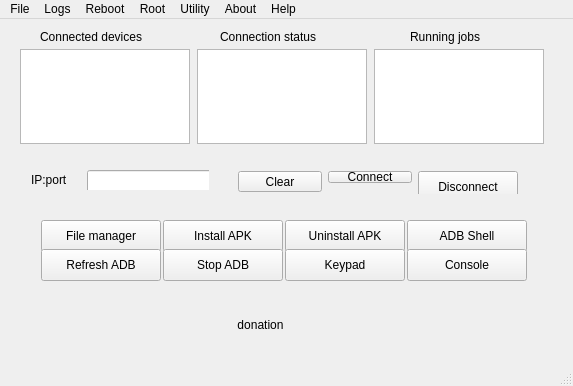
<?xml version="1.0" encoding="UTF-8"?>
<ui version="4.0">
 <class>MainWindow</class>
 <widget class="QMainWindow" name="MainWindow">
  <property name="geometry">
   <rect>
    <x>0</x>
    <y>0</y>
    <width>573</width>
    <height>386</height>
   </rect>
  </property>
  <property name="sizePolicy">
   <sizepolicy hsizetype="Preferred" vsizetype="Preferred">
    <horstretch>0</horstretch>
    <verstretch>0</verstretch>
   </sizepolicy>
  </property>
  <property name="windowTitle">
   <string>wsaLink</string>
  </property>
  <property name="styleSheet">
   <string notr="true"/>
  </property>
  <widget class="QWidget" name="centralWidget">
   <widget class="QLabel" name="server_running">
    <property name="geometry">
     <rect>
      <x>210</x>
      <y>440</y>
      <width>51</width>
      <height>20</height>
     </rect>
    </property>
    <property name="text">
     <string>server</string>
    </property>
   </widget>
   <widget class="QPushButton" name="donate">
    <property name="geometry">
     <rect>
      <x>110</x>
      <y>290</y>
      <width>301</width>
      <height>31</height>
     </rect>
    </property>
    <property name="focusPolicy">
     <enum>Qt::NoFocus</enum>
    </property>
    <property name="text">
     <string>donation</string>
    </property>
    <property name="iconSize">
     <size>
      <width>247</width>
      <height>26</height>
     </size>
    </property>
    <property name="flat">
     <bool>true</bool>
    </property>
   </widget>
   <widget class="QLabel" name="label_6">
    <property name="geometry">
     <rect>
      <x>220</x>
      <y>10</y>
      <width>111</width>
      <height>16</height>
     </rect>
    </property>
    <property name="text">
     <string>Connection status</string>
    </property>
   </widget>
   <widget class="QLabel" name="label_4">
    <property name="geometry">
     <rect>
      <x>40</x>
      <y>10</y>
      <width>117</width>
      <height>16</height>
     </rect>
    </property>
    <property name="text">
     <string>Connected devices</string>
    </property>
   </widget>
   <widget class="QLabel" name="label_7">
    <property name="geometry">
     <rect>
      <x>410</x>
      <y>10</y>
      <width>79</width>
      <height>16</height>
     </rect>
    </property>
    <property name="text">
     <string>Running jobs</string>
    </property>
   </widget>
   <widget class="QListWidget" name="listDevicesStatus">
    <property name="geometry">
     <rect>
      <x>197</x>
      <y>30</y>
      <width>170</width>
      <height>95</height>
     </rect>
    </property>
    <property name="minimumSize">
     <size>
      <width>170</width>
      <height>95</height>
     </size>
    </property>
    <property name="maximumSize">
     <size>
      <width>170</width>
      <height>95</height>
     </size>
    </property>
    <property name="focusPolicy">
     <enum>Qt::NoFocus</enum>
    </property>
    <property name="selectionMode">
     <enum>QAbstractItemView::NoSelection</enum>
    </property>
   </widget>
   <widget class="QListWidget" name="listRunningJobs">
    <property name="geometry">
     <rect>
      <x>374</x>
      <y>30</y>
      <width>170</width>
      <height>95</height>
     </rect>
    </property>
    <property name="minimumSize">
     <size>
      <width>170</width>
      <height>95</height>
     </size>
    </property>
    <property name="maximumSize">
     <size>
      <width>170</width>
      <height>95</height>
     </size>
    </property>
    <property name="focusPolicy">
     <enum>Qt::NoFocus</enum>
    </property>
    <property name="selectionMode">
     <enum>QAbstractItemView::NoSelection</enum>
    </property>
   </widget>
   <widget class="QListWidget" name="listDevices">
    <property name="geometry">
     <rect>
      <x>20</x>
      <y>30</y>
      <width>170</width>
      <height>95</height>
     </rect>
    </property>
    <property name="minimumSize">
     <size>
      <width>170</width>
      <height>95</height>
     </size>
    </property>
    <property name="maximumSize">
     <size>
      <width>170</width>
      <height>95</height>
     </size>
    </property>
    <property name="toolTip">
     <string>&lt;html&gt;&lt;head/&gt;&lt;body&gt;&lt;p&gt;Double-click device ID to start the file manager&lt;/p&gt;&lt;/body&gt;&lt;/html&gt;</string>
    </property>
    <property name="selectionMode">
     <enum>QAbstractItemView::SingleSelection</enum>
    </property>
    <property name="currentRow">
     <number>-1</number>
    </property>
   </widget>
   <widget class="QProgressBar" name="progressBar">
    <property name="enabled">
     <bool>true</bool>
    </property>
    <property name="geometry">
     <rect>
      <x>300</x>
      <y>500</y>
      <width>118</width>
      <height>16</height>
     </rect>
    </property>
    <property name="value">
     <number>25</number>
    </property>
    <property name="textVisible">
     <bool>false</bool>
    </property>
   </widget>
   <widget class="QLabel" name="label_5">
    <property name="geometry">
     <rect>
      <x>490</x>
      <y>640</y>
      <width>141</width>
      <height>16</height>
     </rect>
    </property>
    <property name="text">
     <string>Select device</string>
    </property>
   </widget>
   <widget class="QComboBox" name="deviceBox">
    <property name="geometry">
     <rect>
      <x>40</x>
      <y>690</y>
      <width>170</width>
      <height>31</height>
     </rect>
    </property>
    <property name="focusPolicy">
     <enum>Qt::NoFocus</enum>
    </property>
    <property name="toolTip">
     <string>&lt;html&gt;&lt;head/&gt;&lt;body&gt;&lt;p&gt;Select device via this dropdown menu&lt;/p&gt;&lt;/body&gt;&lt;/html&gt;</string>
    </property>
    <property name="editable">
     <bool>false</bool>
    </property>
   </widget>
   <widget class="QPushButton" name="scrcpyOpen">
    <property name="geometry">
     <rect>
      <x>20</x>
      <y>490</y>
      <width>120</width>
      <height>32</height>
     </rect>
    </property>
    <property name="minimumSize">
     <size>
      <width>120</width>
      <height>32</height>
     </size>
    </property>
    <property name="maximumSize">
     <size>
      <width>120</width>
      <height>32</height>
     </size>
    </property>
    <property name="focusPolicy">
     <enum>Qt::NoFocus</enum>
    </property>
    <property name="toolTip">
     <string>&lt;html&gt;&lt;head/&gt;&lt;body&gt;&lt;p&gt;Open ScrCpy.  Shortcut: Ctrl-R&lt;/p&gt;&lt;/body&gt;&lt;/html&gt;</string>
    </property>
    <property name="text">
     <string>ScrCpy</string>
    </property>
   </widget>
   <widget class="QPushButton" name="pushButton">
    <property name="geometry">
     <rect>
      <x>160</x>
      <y>490</y>
      <width>93</width>
      <height>29</height>
     </rect>
    </property>
    <property name="text">
     <string>PushButton</string>
    </property>
   </widget>
   <widget class="QPushButton" name="backupButton">
    <property name="geometry">
     <rect>
      <x>0</x>
      <y>620</y>
      <width>120</width>
      <height>32</height>
     </rect>
    </property>
    <property name="minimumSize">
     <size>
      <width>120</width>
      <height>32</height>
     </size>
    </property>
    <property name="maximumSize">
     <size>
      <width>120</width>
      <height>32</height>
     </size>
    </property>
    <property name="focusPolicy">
     <enum>Qt::NoFocus</enum>
    </property>
    <property name="toolTip">
     <string>&lt;html&gt;&lt;head/&gt;&lt;body&gt;&lt;p&gt;Backup Kodi's data files. Shortcut: Ctrl-J&lt;/p&gt;&lt;/body&gt;&lt;/html&gt;</string>
    </property>
    <property name="text">
     <string>Backup</string>
    </property>
   </widget>
   <widget class="QPushButton" name="splashButton">
    <property name="geometry">
     <rect>
      <x>10</x>
      <y>590</y>
      <width>120</width>
      <height>32</height>
     </rect>
    </property>
    <property name="minimumSize">
     <size>
      <width>120</width>
      <height>32</height>
     </size>
    </property>
    <property name="maximumSize">
     <size>
      <width>120</width>
      <height>32</height>
     </size>
    </property>
    <property name="focusPolicy">
     <enum>Qt::NoFocus</enum>
    </property>
    <property name="toolTip">
     <string>&lt;html&gt;&lt;head/&gt;&lt;body&gt;&lt;p&gt;Give Kodi a custom splash screen. Shortcut: Ctrl-V&lt;/p&gt;&lt;/body&gt;&lt;/html&gt;</string>
    </property>
    <property name="text">
     <string>Splash Screen</string>
    </property>
   </widget>
   <widget class="QPushButton" name="mvdataButton">
    <property name="geometry">
     <rect>
      <x>310</x>
      <y>630</y>
      <width>120</width>
      <height>32</height>
     </rect>
    </property>
    <property name="minimumSize">
     <size>
      <width>120</width>
      <height>32</height>
     </size>
    </property>
    <property name="maximumSize">
     <size>
      <width>120</width>
      <height>32</height>
     </size>
    </property>
    <property name="focusPolicy">
     <enum>Qt::NoFocus</enum>
    </property>
    <property name="toolTip">
     <string>&lt;html&gt;&lt;head/&gt;&lt;body&gt;&lt;p&gt;Move Kodi data to/from external partition. Shortcut: Ctrl-N&lt;/p&gt;&lt;/body&gt;&lt;/html&gt;</string>
    </property>
    <property name="text">
     <string>Move Kodi Data</string>
    </property>
   </widget>
   <widget class="QPushButton" name="restoreButton">
    <property name="geometry">
     <rect>
      <x>150</x>
      <y>620</y>
      <width>120</width>
      <height>32</height>
     </rect>
    </property>
    <property name="minimumSize">
     <size>
      <width>120</width>
      <height>32</height>
     </size>
    </property>
    <property name="maximumSize">
     <size>
      <width>120</width>
      <height>32</height>
     </size>
    </property>
    <property name="focusPolicy">
     <enum>Qt::NoFocus</enum>
    </property>
    <property name="toolTip">
     <string>&lt;html&gt;&lt;head/&gt;&lt;body&gt;&lt;p&gt;Restore Kodi's data files. Shortcut: Ctrl-K&lt;/p&gt;&lt;/body&gt;&lt;/html&gt;</string>
    </property>
    <property name="text">
     <string>Restore</string>
    </property>
   </widget>
   <widget class="QPushButton" name="pushTimers">
    <property name="geometry">
     <rect>
      <x>300</x>
      <y>590</y>
      <width>98</width>
      <height>32</height>
     </rect>
    </property>
    <property name="toolTip">
     <string>Edit rimers for Sleep and Screensaver</string>
    </property>
    <property name="text">
     <string>Edit Timers</string>
    </property>
   </widget>
   <widget class="QPushButton" name="cacheButton">
    <property name="geometry">
     <rect>
      <x>160</x>
      <y>590</y>
      <width>120</width>
      <height>32</height>
     </rect>
    </property>
    <property name="minimumSize">
     <size>
      <width>120</width>
      <height>32</height>
     </size>
    </property>
    <property name="maximumSize">
     <size>
      <width>120</width>
      <height>32</height>
     </size>
    </property>
    <property name="focusPolicy">
     <enum>Qt::NoFocus</enum>
    </property>
    <property name="toolTip">
     <string>&lt;html&gt;&lt;head/&gt;&lt;body&gt;&lt;p&gt;Adjust Kodi's video cache settings. Shortcut: Ctrl-S&lt;/p&gt;&lt;/body&gt;&lt;/html&gt;</string>
    </property>
    <property name="text">
     <string>Edit Cache</string>
    </property>
   </widget>
   <widget class="QPushButton" name="editRecord">
    <property name="geometry">
     <rect>
      <x>230</x>
      <y>690</y>
      <width>75</width>
      <height>32</height>
     </rect>
    </property>
    <property name="minimumSize">
     <size>
      <width>75</width>
      <height>32</height>
     </size>
    </property>
    <property name="maximumSize">
     <size>
      <width>75</width>
      <height>32</height>
     </size>
    </property>
    <property name="focusPolicy">
     <enum>Qt::NoFocus</enum>
    </property>
    <property name="toolTip">
     <string>&lt;html&gt;&lt;head/&gt;&lt;body&gt;&lt;p&gt;Edit device record. Shortcut: Ctrl-C&lt;/p&gt;&lt;/body&gt;&lt;/html&gt;</string>
    </property>
    <property name="text">
     <string>Edit</string>
    </property>
   </widget>
   <widget class="QPushButton" name="newRecord">
    <property name="geometry">
     <rect>
      <x>310</x>
      <y>700</y>
      <width>75</width>
      <height>32</height>
     </rect>
    </property>
    <property name="minimumSize">
     <size>
      <width>75</width>
      <height>32</height>
     </size>
    </property>
    <property name="maximumSize">
     <size>
      <width>75</width>
      <height>32</height>
     </size>
    </property>
    <property name="focusPolicy">
     <enum>Qt::NoFocus</enum>
    </property>
    <property name="toolTip">
     <string>&lt;html&gt;&lt;head/&gt;&lt;body&gt;&lt;p&gt;Create new device record. Shortcut: Ctrl-B&lt;/p&gt;&lt;/body&gt;&lt;/html&gt;</string>
    </property>
    <property name="text">
     <string>New</string>
    </property>
   </widget>
   <widget class="QPushButton" name="delRecord">
    <property name="geometry">
     <rect>
      <x>420</x>
      <y>690</y>
      <width>75</width>
      <height>32</height>
     </rect>
    </property>
    <property name="minimumSize">
     <size>
      <width>75</width>
      <height>32</height>
     </size>
    </property>
    <property name="maximumSize">
     <size>
      <width>75</width>
      <height>32</height>
     </size>
    </property>
    <property name="focusPolicy">
     <enum>Qt::NoFocus</enum>
    </property>
    <property name="toolTip">
     <string>&lt;html&gt;&lt;head/&gt;&lt;body&gt;&lt;p&gt;Delete device record. Shortcut: Ctrl-D&lt;/p&gt;&lt;/body&gt;&lt;/html&gt;</string>
    </property>
    <property name="text">
     <string>Delete</string>
    </property>
   </widget>
   <widget class="QPushButton" name="connButton">
    <property name="geometry">
     <rect>
      <x>430</x>
      <y>580</y>
      <width>75</width>
      <height>32</height>
     </rect>
    </property>
    <property name="minimumSize">
     <size>
      <width>75</width>
      <height>32</height>
     </size>
    </property>
    <property name="maximumSize">
     <size>
      <width>75</width>
      <height>32</height>
     </size>
    </property>
    <property name="focusPolicy">
     <enum>Qt::NoFocus</enum>
    </property>
    <property name="toolTip">
     <string>&lt;html&gt;&lt;head/&gt;&lt;body&gt;&lt;p&gt;Connect android device via IP address. Shortcut: Ctrl-E&lt;/p&gt;&lt;/body&gt;&lt;/html&gt;</string>
    </property>
    <property name="text">
     <string>Connect</string>
    </property>
   </widget>
   <widget class="QPushButton" name="screencapButton">
    <property name="geometry">
     <rect>
      <x>520</x>
      <y>690</y>
      <width>120</width>
      <height>32</height>
     </rect>
    </property>
    <property name="minimumSize">
     <size>
      <width>120</width>
      <height>32</height>
     </size>
    </property>
    <property name="maximumSize">
     <size>
      <width>120</width>
      <height>32</height>
     </size>
    </property>
    <property name="focusPolicy">
     <enum>Qt::NoFocus</enum>
    </property>
    <property name="toolTip">
     <string>&lt;html&gt;&lt;head/&gt;&lt;body&gt;&lt;p&gt;Get screen capture from device. Shortcut: Ctrl-W&lt;/p&gt;&lt;/body&gt;&lt;/html&gt;</string>
    </property>
    <property name="text">
     <string>Screencap</string>
    </property>
   </widget>
   <widget class="QPushButton" name="scpyButton">
    <property name="geometry">
     <rect>
      <x>390</x>
      <y>750</y>
      <width>120</width>
      <height>32</height>
     </rect>
    </property>
    <property name="minimumSize">
     <size>
      <width>120</width>
      <height>32</height>
     </size>
    </property>
    <property name="maximumSize">
     <size>
      <width>120</width>
      <height>32</height>
     </size>
    </property>
    <property name="text">
     <string>ScrCpy</string>
    </property>
   </widget>
   <widget class="QPushButton" name="editXML">
    <property name="geometry">
     <rect>
      <x>500</x>
      <y>550</y>
      <width>120</width>
      <height>32</height>
     </rect>
    </property>
    <property name="minimumSize">
     <size>
      <width>120</width>
      <height>32</height>
     </size>
    </property>
    <property name="maximumSize">
     <size>
      <width>120</width>
      <height>32</height>
     </size>
    </property>
    <property name="focusPolicy">
     <enum>Qt::NoFocus</enum>
    </property>
    <property name="toolTip">
     <string>&lt;html&gt;&lt;head/&gt;&lt;body&gt;&lt;p&gt;Give Kodi a custom splash screen. Shortcut: Ctrl-V&lt;/p&gt;&lt;/body&gt;&lt;/html&gt;</string>
    </property>
    <property name="text">
     <string>Edit XML</string>
    </property>
   </widget>
   <widget class="QWidget" name="layoutWidget">
    <property name="geometry">
     <rect>
      <x>227</x>
      <y>141</y>
      <width>302</width>
      <height>34</height>
     </rect>
    </property>
    <layout class="QHBoxLayout" name="horizontalLayout">
     <item>
      <widget class="QPushButton" name="clearButton">
       <property name="minimumSize">
        <size>
         <width>75</width>
         <height>21</height>
        </size>
       </property>
       <property name="focusPolicy">
        <enum>Qt::NoFocus</enum>
       </property>
       <property name="toolTip">
        <string>&lt;html&gt;&lt;head/&gt;&lt;body&gt;&lt;p&gt;Clear IP address field. Shortcut: Ctrl-Y&lt;/p&gt;&lt;/body&gt;&lt;/html&gt;</string>
       </property>
       <property name="text">
        <string>Clear</string>
       </property>
      </widget>
     </item>
     <item>
      <widget class="QPushButton" name="connWSA">
       <property name="text">
        <string>Connect</string>
       </property>
      </widget>
     </item>
     <item>
      <widget class="QPushButton" name="disButton">
       <property name="minimumSize">
        <size>
         <width>100</width>
         <height>32</height>
        </size>
       </property>
       <property name="maximumSize">
        <size>
         <width>100</width>
         <height>32</height>
        </size>
       </property>
       <property name="focusPolicy">
        <enum>Qt::NoFocus</enum>
       </property>
       <property name="toolTip">
        <string>&lt;html&gt;&lt;head/&gt;&lt;body&gt;&lt;p&gt;Disconnect android device connected via IP address. Shortcut: Ctrl-F&lt;/p&gt;&lt;/body&gt;&lt;/html&gt;</string>
       </property>
       <property name="text">
        <string>Disconnect</string>
       </property>
      </widget>
     </item>
    </layout>
   </widget>
   <widget class="QWidget" name="layoutWidget">
    <property name="geometry">
     <rect>
      <x>20</x>
      <y>140</y>
      <width>189</width>
      <height>31</height>
     </rect>
    </property>
    <layout class="QHBoxLayout" name="horizontalLayout_4">
     <item>
      <widget class="QLabel" name="label_2">
       <property name="minimumSize">
        <size>
         <width>50</width>
         <height>20</height>
        </size>
       </property>
       <property name="maximumSize">
        <size>
         <width>50</width>
         <height>20</height>
        </size>
       </property>
       <property name="text">
        <string>IP:port</string>
       </property>
      </widget>
     </item>
     <item>
      <widget class="QLineEdit" name="adhocip">
       <property name="minimumSize">
        <size>
         <width>130</width>
         <height>29</height>
        </size>
       </property>
       <property name="maximumSize">
        <size>
         <width>130</width>
         <height>29</height>
        </size>
       </property>
       <property name="toolTip">
        <string>&lt;html&gt;&lt;head/&gt;&lt;body&gt;&lt;p&gt;IP address of ad hoc device. You may also specify a port by appending :&amp;lt;port&amp;gt; to the IP address. Port 5555 is default.&lt;/p&gt;&lt;/body&gt;&lt;/html&gt;</string>
       </property>
      </widget>
     </item>
    </layout>
   </widget>
   <widget class="QWidget" name="">
    <property name="geometry">
     <rect>
      <x>30</x>
      <y>190</y>
      <width>503</width>
      <height>73</height>
     </rect>
    </property>
    <layout class="QGridLayout" name="gridLayout">
     <item row="0" column="0">
      <widget class="QPushButton" name="fmButton">
       <property name="minimumSize">
        <size>
         <width>120</width>
         <height>32</height>
        </size>
       </property>
       <property name="maximumSize">
        <size>
         <width>120</width>
         <height>32</height>
        </size>
       </property>
       <property name="focusPolicy">
        <enum>Qt::NoFocus</enum>
       </property>
       <property name="toolTip">
        <string>&lt;html&gt;&lt;head/&gt;&lt;body&gt;&lt;p&gt;Open file manager for selected device. Shortcut: Ctrl-G&lt;/p&gt;&lt;/body&gt;&lt;/html&gt;</string>
       </property>
       <property name="text">
        <string>File manager</string>
       </property>
      </widget>
     </item>
     <item row="0" column="1">
      <widget class="QPushButton" name="sideload_Button">
       <property name="minimumSize">
        <size>
         <width>120</width>
         <height>32</height>
        </size>
       </property>
       <property name="maximumSize">
        <size>
         <width>120</width>
         <height>32</height>
        </size>
       </property>
       <property name="toolTip">
        <string>&lt;html&gt;&lt;head/&gt;&lt;body&gt;&lt;p&gt;Install app(s) to device. Shortcut: Ctrl-L&lt;/p&gt;&lt;/body&gt;&lt;/html&gt;</string>
       </property>
       <property name="text">
        <string>Install APK</string>
       </property>
      </widget>
     </item>
     <item row="0" column="2">
      <widget class="QPushButton" name="uninstall_Button">
       <property name="minimumSize">
        <size>
         <width>120</width>
         <height>32</height>
        </size>
       </property>
       <property name="maximumSize">
        <size>
         <width>120</width>
         <height>32</height>
        </size>
       </property>
       <property name="focusPolicy">
        <enum>Qt::NoFocus</enum>
       </property>
       <property name="toolTip">
        <string>&lt;html&gt;&lt;head/&gt;&lt;body&gt;&lt;p&gt;Unistall app from device. Shortcut: Ctrl-M&lt;/p&gt;&lt;/body&gt;&lt;/html&gt;</string>
       </property>
       <property name="text">
        <string>Uninstall APK</string>
       </property>
      </widget>
     </item>
     <item row="0" column="3">
      <widget class="QPushButton" name="adbshellButton">
       <property name="minimumSize">
        <size>
         <width>120</width>
         <height>32</height>
        </size>
       </property>
       <property name="maximumSize">
        <size>
         <width>120</width>
         <height>32</height>
        </size>
       </property>
       <property name="focusPolicy">
        <enum>Qt::NoFocus</enum>
       </property>
       <property name="toolTip">
        <string>&lt;html&gt;&lt;head/&gt;&lt;body&gt;&lt;p&gt;Open a terminal session on the connected device. Shortcut: Ctrl-I&lt;/p&gt;&lt;/body&gt;&lt;/html&gt;</string>
       </property>
       <property name="text">
        <string>ADB Shell</string>
       </property>
      </widget>
     </item>
     <item row="1" column="0">
      <widget class="QPushButton" name="refreshConnectedDevices">
       <property name="minimumSize">
        <size>
         <width>120</width>
         <height>32</height>
        </size>
       </property>
       <property name="maximumSize">
        <size>
         <width>120</width>
         <height>32</height>
        </size>
       </property>
       <property name="focusPolicy">
        <enum>Qt::NoFocus</enum>
       </property>
       <property name="toolTip">
        <string>&lt;html&gt;&lt;head/&gt;&lt;body&gt;&lt;p&gt;Refresh ADB server. Shortcut: Ctrl-P&lt;/p&gt;&lt;/body&gt;&lt;/html&gt;</string>
       </property>
       <property name="text">
        <string>Refresh ADB</string>
       </property>
      </widget>
     </item>
     <item row="1" column="1">
      <widget class="QPushButton" name="killServer">
       <property name="minimumSize">
        <size>
         <width>120</width>
         <height>32</height>
        </size>
       </property>
       <property name="maximumSize">
        <size>
         <width>120</width>
         <height>32</height>
        </size>
       </property>
       <property name="focusPolicy">
        <enum>Qt::NoFocus</enum>
       </property>
       <property name="toolTip">
        <string>&lt;html&gt;&lt;head/&gt;&lt;body&gt;&lt;p&gt;Stop ADB server. Shortcut: Ctrl-Z&lt;/p&gt;&lt;/body&gt;&lt;/html&gt;</string>
       </property>
       <property name="text">
        <string>Stop ADB</string>
       </property>
       <property name="checkable">
        <bool>false</bool>
       </property>
      </widget>
     </item>
     <item row="1" column="2">
      <widget class="QPushButton" name="keypadButton">
       <property name="minimumSize">
        <size>
         <width>120</width>
         <height>32</height>
        </size>
       </property>
       <property name="maximumSize">
        <size>
         <width>120</width>
         <height>32</height>
        </size>
       </property>
       <property name="focusPolicy">
        <enum>Qt::NoFocus</enum>
       </property>
       <property name="toolTip">
        <string>&lt;html&gt;&lt;head/&gt;&lt;body&gt;&lt;p&gt;Remote Android keypad. Shortcut: Ctrl-U&lt;/p&gt;&lt;/body&gt;&lt;/html&gt;</string>
       </property>
       <property name="text">
        <string>Keypad</string>
       </property>
      </widget>
     </item>
     <item row="1" column="3">
      <widget class="QPushButton" name="doConsole">
       <property name="minimumSize">
        <size>
         <width>120</width>
         <height>32</height>
        </size>
       </property>
       <property name="maximumSize">
        <size>
         <width>120</width>
         <height>32</height>
        </size>
       </property>
       <property name="focusPolicy">
        <enum>Qt::NoFocus</enum>
       </property>
       <property name="toolTip">
        <string>&lt;html&gt;&lt;head/&gt;&lt;body&gt;&lt;p&gt;Open adb-capable command prompt. Shortcut: Ctrl-T&lt;/p&gt;&lt;/body&gt;&lt;/html&gt;</string>
       </property>
       <property name="text">
        <string>Console</string>
       </property>
      </widget>
     </item>
    </layout>
   </widget>
  </widget>
  <widget class="QStatusBar" name="statusBar"/>
  <widget class="QMenuBar" name="menuBar">
   <property name="geometry">
    <rect>
     <x>0</x>
     <y>0</y>
     <width>573</width>
     <height>26</height>
    </rect>
   </property>
   <widget class="QMenu" name="menuFile">
    <property name="title">
     <string>File</string>
    </property>
    <addaction name="actionPreferences"/>
    <addaction name="separator"/>
    <addaction name="actionQuit"/>
   </widget>
   <widget class="QMenu" name="menuAbout">
    <property name="title">
     <string>About</string>
    </property>
    <addaction name="actionAbout"/>
   </widget>
   <widget class="QMenu" name="menuHelp">
    <property name="title">
     <string>Help</string>
    </property>
    <addaction name="actionHelp"/>
   </widget>
   <widget class="QMenu" name="menuLogs">
    <property name="title">
     <string>Logs</string>
    </property>
    <addaction name="actionView_adbLink_Log"/>
   </widget>
   <widget class="QMenu" name="menuReboot">
    <property name="title">
     <string>Reboot</string>
    </property>
    <addaction name="actionReboot"/>
    <addaction name="actionRecovery"/>
    <addaction name="actionReboot_bootloader"/>
   </widget>
   <widget class="QMenu" name="menuRoot">
    <property name="title">
     <string>Root</string>
    </property>
    <addaction name="actionMount_system_RO"/>
    <addaction name="actionMount_system_RW"/>
   </widget>
   <widget class="QMenu" name="menuUtility">
    <property name="title">
     <string>Utility</string>
    </property>
    <addaction name="actionReiinstall_Busybox"/>
    <addaction name="actionPaste_path"/>
    <addaction name="actionStop_Application"/>
    <addaction name="actionStart_Application"/>
    <addaction name="actionArchitecture"/>
    <addaction name="View_Changelog"/>
    <addaction name="actionTest_adb_connection"/>
   </widget>
   <addaction name="menuFile"/>
   <addaction name="menuLogs"/>
   <addaction name="menuReboot"/>
   <addaction name="menuRoot"/>
   <addaction name="menuUtility"/>
   <addaction name="menuAbout"/>
   <addaction name="menuHelp"/>
  </widget>
  <action name="actionAbout">
   <property name="text">
    <string>About</string>
   </property>
  </action>
  <action name="actionQuit">
   <property name="text">
    <string>Quit</string>
   </property>
   <property name="toolTip">
    <string>Quit adbLink</string>
   </property>
  </action>
  <action name="actionHelp">
   <property name="text">
    <string>Help</string>
   </property>
  </action>
  <action name="actionReboot">
   <property name="text">
    <string>Reboot device</string>
   </property>
  </action>
  <action name="actionRecovery">
   <property name="text">
    <string>Reboot recovery</string>
   </property>
   <property name="toolTip">
    <string>Reboot Recovery</string>
   </property>
  </action>
  <action name="actionDownload_Kodi">
   <property name="text">
    <string>Download Kodi</string>
   </property>
  </action>
  <action name="actionView_Kodi_Log">
   <property name="text">
    <string>View Kodi Log</string>
   </property>
   <property name="toolTip">
    <string>View/Copy Kodi Log</string>
   </property>
  </action>
  <action name="actionView_adbLink_Log">
   <property name="text">
    <string>View adbLink Log</string>
   </property>
   <property name="toolTip">
    <string>View/Copy adbLink Log</string>
   </property>
  </action>
  <action name="actionEdit_XML_files">
   <property name="text">
    <string>Edit XML files</string>
   </property>
  </action>
  <action name="actionPaste_path">
   <property name="text">
    <string>Path to clipboard</string>
   </property>
   <property name="toolTip">
    <string>Copy path to clipboard. Paste path into ADB Shell </string>
   </property>
  </action>
  <action name="actionTest_adb_connection">
   <property name="text">
    <string>Logcat</string>
   </property>
   <property name="toolTip">
    <string>Test adb connection</string>
   </property>
  </action>
  <action name="actionStop_Application">
   <property name="text">
    <string>Stop Application</string>
   </property>
  </action>
  <action name="actionStart_Application">
   <property name="text">
    <string>Start Application</string>
   </property>
  </action>
  <action name="actionMount_system_RO">
   <property name="text">
    <string>Mount /  RO</string>
   </property>
   <property name="toolTip">
    <string>Mount / partition read-only</string>
   </property>
  </action>
  <action name="actionMount_system_RW">
   <property name="text">
    <string>Mount /  RW</string>
   </property>
   <property name="toolTip">
    <string>Mount /  partition read-write</string>
   </property>
  </action>
  <action name="actionWireless_ADBD">
   <property name="text">
    <string>Wireless ADBD</string>
   </property>
   <property name="toolTip">
    <string>Enable adb debugging over wifi</string>
   </property>
  </action>
  <action name="actionKodi_data_usage">
   <property name="text">
    <string>Kodi data usage</string>
   </property>
   <property name="toolTip">
    <string>Show Kodi's data usage</string>
   </property>
  </action>
  <action name="actionReboot_bootloader">
   <property name="text">
    <string>Reboot bootloader</string>
   </property>
  </action>
  <action name="actionPreferences">
   <property name="text">
    <string>Preferences</string>
   </property>
   <property name="toolTip">
    <string>Application preferences</string>
   </property>
  </action>
  <action name="actionDown_SPMC">
   <property name="text">
    <string>Download SPMC</string>
   </property>
   <property name="toolTip">
    <string>Download SPMC</string>
   </property>
  </action>
  <action name="actionGet_package_name">
   <property name="text">
    <string>Get package name</string>
   </property>
   <property name="toolTip">
    <string>Get package name of android program</string>
   </property>
  </action>
  <action name="actionReiinstall_Busybox">
   <property name="text">
    <string>Reinstall Busybox</string>
   </property>
   <property name="toolTip">
    <string>Reinstall Busybox</string>
   </property>
  </action>
  <action name="actionArchitecture">
   <property name="text">
    <string>Show architecture</string>
   </property>
   <property name="toolTip">
    <string>Get system architecture</string>
   </property>
  </action>
  <action name="actionSleep_adjust">
   <property name="text">
    <string>Set timers</string>
   </property>
   <property name="toolTip">
    <string>Set sleep/screensaver timers</string>
   </property>
  </action>
  <action name="actiondelthumb">
   <property name="text">
    <string>Del Thumbnails</string>
   </property>
  </action>
  <action name="actionPush_remote">
   <property name="text">
    <string>Push remote</string>
   </property>
  </action>
  <action name="actionInstall_XAPK">
   <property name="text">
    <string>Install XAPK</string>
   </property>
  </action>
  <action name="actionCreate_kodi_data">
   <property name="text">
    <string>Create kodi_data</string>
   </property>
   <property name="toolTip">
    <string>Create kodi_data for Android 11</string>
   </property>
  </action>
  <action name="View_Changelog">
   <property name="text">
    <string>View changelog</string>
   </property>
  </action>
 </widget>
 <layoutdefault spacing="6" margin="11"/>
 <resources/>
 <connections/>
</ui>
